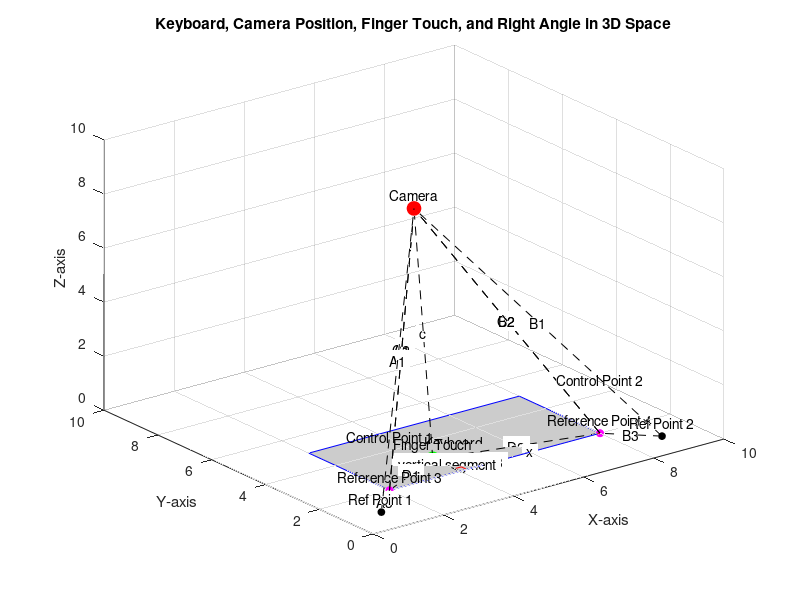

The MATLAB script that drew this image:
% Create a new figure window
figure;

% Define the range of the 3D space
xlim([0 10]);
ylim([0 10]);
zlim([0 10]);

% Enable grid for better observation
grid on;
hold on;
xlabel('X-axis');
ylabel('Y-axis');
zlabel('Z-axis');
title('Keyboard, Camera Position, Finger Touch, and Right Angle in 3D Space');

% Draw a simple keyboard shape on the xy-plane
rectangle('Position',[2 2 6 3], 'FaceColor', [0.8 0.8 0.8], 'EdgeColor', 'b');
text(5, 3.5, 'Keyboard', 'HorizontalAlignment', 'center');

% Define and plot the camera position
cameraPos = [5 5 8]; % x, y, z coordinates
plot3(cameraPos(1), cameraPos(2), cameraPos(3), 'ro', 'MarkerSize', 10, 'MarkerFaceColor', 'r');
text(cameraPos(1), cameraPos(2), cameraPos(3)+0.5, 'Camera', 'HorizontalAlignment', 'center');

% Define and plot the finger touch point on the keyboard
fingerTouchPos = [4 3 0]; % x, y, z coordinates (z is 0 because it's on the keyboard)
plot3(fingerTouchPos(1), fingerTouchPos(2), fingerTouchPos(3), 'go', 'MarkerSize', 10, 'MarkerFaceColor', 'g');
text(fingerTouchPos(1), fingerTouchPos(2), fingerTouchPos(3)+0.5, 'Finger Touch', 'HorizontalAlignment', 'center');


% Mark reference point 1 (1, 1, 0) on the desktop
plot3(1, 1, 0, 'ko', 'MarkerSize', 5, 'MarkerFaceColor', 'k');
text(1, 1, 0.5, 'Ref Point 1', 'HorizontalAlignment', 'center');

% Mark reference point 2 (9, 1, 0) on the desktop
plot3(9, 1, 0, 'ko', 'MarkerSize', 5, 'MarkerFaceColor', 'k');
text(9, 1, 0.5, 'Ref Point 2', 'HorizontalAlignment', 'center');

% Mark control point 1 (2, 2, 0) on the keyboard
plot3(2, 2, 0, 'mo', 'MarkerSize', 5, 'MarkerFaceColor', 'm');
text(2, 2, 2, 'Control Point 1', 'HorizontalAlignment', 'center');

% Mark control point 2 (8, 2, 0) on the keyboard
plot3(8, 2, 0, 'mo', 'MarkerSize', 5, 'MarkerFaceColor', 'm');
text(8, 2, 2, 'Control Point 2', 'HorizontalAlignment', 'center');

% Draw a line connecting the reference point1 and the camera position
line([1, cameraPos(1)], [1, cameraPos(2)], [0, cameraPos(3)], 'Color', 'k', 'LineStyle', '--');
text((1+cameraPos(1))/2, (1+cameraPos(2))/2, (0+cameraPos(3))/2, 'A1', 'HorizontalAlignment', 'center', 'BackgroundColor', 'white');

% Draw a line connecting the control point1 and the camera position
line([2, cameraPos(1)], [2, cameraPos(2)], [0, cameraPos(3)], 'Color', 'k', 'LineStyle', '--');
text((2+cameraPos(1))/2, (2+cameraPos(2))/2, (0+cameraPos(3))/2, 'A2', 'HorizontalAlignment', 'center', 'BackgroundColor', 'white');

% Draw a line connecting the reference point1 and control point1
line([1, 2], [1,2], [0, 0], 'Color', 'k', 'LineStyle', '--');
text((1+2)/2, (1+2)/2, (0+0)/2, 'A3', 'HorizontalAlignment', 'center', 'BackgroundColor', 'white');

% Draw a line connecting the reference point2 and the camera position
line([9, cameraPos(1)], [1, cameraPos(2)], [0, cameraPos(3)], 'Color', 'k', 'LineStyle', '--');
text((9+cameraPos(1))/2, (1+cameraPos(2))/2, (0+cameraPos(3))/2, 'B1', 'HorizontalAlignment', 'center', 'BackgroundColor', 'white');

% Draw a line connecting the control point2 and the camera position
line([8, cameraPos(1)], [2, cameraPos(2)], [0, cameraPos(3)], 'Color', 'k', 'LineStyle', '--');
text((8+cameraPos(1))/2, (2+cameraPos(2))/2, (0+cameraPos(3))/2, 'B2', 'HorizontalAlignment', 'center', 'BackgroundColor', 'white');

% Draw a line connecting the reference point2 and control point2
line([9, 8], [1,2], [0, 0], 'Color', 'k', 'LineStyle', '--');
text((9+8)/2, (1+2)/2, (0+0)/2, 'B3', 'HorizontalAlignment', 'center', 'BackgroundColor', 'white');

% Draw a line connecting the finger touch point and the camera position
line([fingerTouchPos(1), cameraPos(1)], [fingerTouchPos(2), cameraPos(2)], [fingerTouchPos(3), cameraPos(3)], 'Color', 'k', 'LineStyle', '--');
text((fingerTouchPos(1)+cameraPos(1))/2, (fingerTouchPos(2)+cameraPos(2))/2, (fingerTouchPos(3)+cameraPos(3))/2, 'c', 'HorizontalAlignment', 'center', 'BackgroundColor', 'white');

% Mark reference point 3 (2, 2, 0) on the keyboard
plot3(2, 2, 0, 'mo', 'MarkerSize', 5, 'MarkerFaceColor', 'm');
text(2, 2, 0.5, 'Reference Point 3', 'HorizontalAlignment', 'center');

% Mark reference point 4 (8, 2, 0) on the keyboard
plot3(8, 2, 0, 'mo', 'MarkerSize', 5, 'MarkerFaceColor', 'm');
text(8, 2, 0.5, 'Reference Point 4', 'HorizontalAlignment', 'center');

% Draw a line connecting the reference point 3 and the camera position
line([2, cameraPos(1)], [2, cameraPos(2)], [0, cameraPos(3)], 'Color', 'k', 'LineStyle', '--');
text((2+cameraPos(1))/2, (2+cameraPos(2))/2, (0+cameraPos(3))/2, 'C1', 'HorizontalAlignment', 'center', 'BackgroundColor', 'white');

% Draw a line connecting the reference point 4 and the camera position
line([8, cameraPos(1)], [2, cameraPos(2)], [0, cameraPos(3)], 'Color', 'k', 'LineStyle', '--');
text((8+cameraPos(1))/2, (2+cameraPos(2))/2, (0+cameraPos(3))/2, 'C2', 'HorizontalAlignment', 'center', 'BackgroundColor', 'white');

% Draw a line connecting the reference point 3 and the fingerTouchPos
line([2, fingerTouchPos(1)], [2, fingerTouchPos(2)], [0, fingerTouchPos(3)], 'Color', 'k', 'LineStyle', '--');
text((2+ fingerTouchPos(1))/2, (2+ fingerTouchPos(2))/2, (0+ fingerTouchPos(3))/2, 'D1', 'HorizontalAlignment', 'center', 'BackgroundColor', 'white');

% Draw a line connecting the reference point 4 and the fingerTouchPos
line([8, fingerTouchPos(1)], [2, fingerTouchPos(2)], [0, fingerTouchPos(3)], 'Color', 'k', 'LineStyle', '--');
text((8+ fingerTouchPos(1))/2, (2+ fingerTouchPos(2))/2, (0+ fingerTouchPos(3))/2, 'D2', 'HorizontalAlignment', 'center', 'BackgroundColor', 'white');

% Draw a line connecting the FingerTouchPos perpendicular to edge
line([4, fingerTouchPos(1)], [2, fingerTouchPos(2)], [0, fingerTouchPos(3)], 'Color', 'k', 'LineStyle', '--');
text((4+ fingerTouchPos(1))/2, (2+ fingerTouchPos(2))/2, (0+ fingerTouchPos(3))/2, ' vertical segment', 'HorizontalAlignment', 'center', 'BackgroundColor', 'white');

% Draw a line connecting the FingerTouchPos perpendicular to edge
line([4.2,4], [2.2,2.2], [0,0], 'Color', 'r', 'LineStyle', '-');
line([4.2,4.2], [2.2,2], [0,0], 'Color', 'r', 'LineStyle', '-');

% Draw a line on keyboard
text(5, 2, 0, 'D3', 'HorizontalAlignment', 'center', 'BackgroundColor', 'white');

% Draw a line of x
line([4,8], [2,2], [0,0], 'Color', 'r', 'LineStyle', '-');
text(6, 2, 0, 'x', 'HorizontalAlignment', 'center', 'BackgroundColor', 'white');

% Adjust the view for better observation
view(3);
